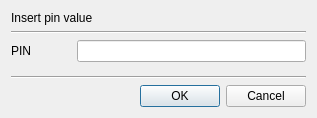
<?xml version="1.0" encoding="UTF-8"?>
<ui version="4.0">
 <class>PinDlg</class>
 <widget class="QDialog" name="PinDlg">
  <property name="geometry">
   <rect>
    <x>0</x>
    <y>0</y>
    <width>317</width>
    <height>118</height>
   </rect>
  </property>
  <property name="windowTitle">
   <string>PIN</string>
  </property>
  <layout class="QVBoxLayout" name="verticalLayout">
   <item>
    <widget class="QLabel" name="label">
     <property name="text">
      <string>Insert pin value</string>
     </property>
    </widget>
   </item>
   <item>
    <widget class="Line" name="line">
     <property name="orientation">
      <enum>Qt::Horizontal</enum>
     </property>
    </widget>
   </item>
   <item>
    <layout class="QGridLayout" name="gridLayout">
     <property name="topMargin">
      <number>0</number>
     </property>
     <item row="0" column="0">
      <widget class="QLabel" name="label_2">
       <property name="minimumSize">
        <size>
         <width>60</width>
         <height>0</height>
        </size>
       </property>
       <property name="text">
        <string>PIN</string>
       </property>
      </widget>
     </item>
     <item row="0" column="1">
      <widget class="QLineEdit" name="mPinText">
       <property name="echoMode">
        <enum>QLineEdit::Password</enum>
       </property>
      </widget>
     </item>
    </layout>
   </item>
   <item>
    <spacer name="verticalSpacer">
     <property name="orientation">
      <enum>Qt::Vertical</enum>
     </property>
     <property name="sizeHint" stdset="0">
      <size>
       <width>20</width>
       <height>40</height>
      </size>
     </property>
    </spacer>
   </item>
   <item>
    <widget class="Line" name="line_2">
     <property name="orientation">
      <enum>Qt::Horizontal</enum>
     </property>
    </widget>
   </item>
   <item>
    <widget class="QDialogButtonBox" name="buttonBox">
     <property name="orientation">
      <enum>Qt::Horizontal</enum>
     </property>
     <property name="standardButtons">
      <set>QDialogButtonBox::Cancel|QDialogButtonBox::Ok</set>
     </property>
    </widget>
   </item>
  </layout>
 </widget>
 <tabstops>
  <tabstop>mPinText</tabstop>
 </tabstops>
 <resources/>
 <connections>
  <connection>
   <sender>buttonBox</sender>
   <signal>accepted()</signal>
   <receiver>PinDlg</receiver>
   <slot>accept()</slot>
   <hints>
    <hint type="sourcelabel">
     <x>248</x>
     <y>254</y>
    </hint>
    <hint type="destinationlabel">
     <x>157</x>
     <y>274</y>
    </hint>
   </hints>
  </connection>
  <connection>
   <sender>buttonBox</sender>
   <signal>rejected()</signal>
   <receiver>PinDlg</receiver>
   <slot>reject()</slot>
   <hints>
    <hint type="sourcelabel">
     <x>316</x>
     <y>260</y>
    </hint>
    <hint type="destinationlabel">
     <x>286</x>
     <y>274</y>
    </hint>
   </hints>
  </connection>
 </connections>
</ui>
